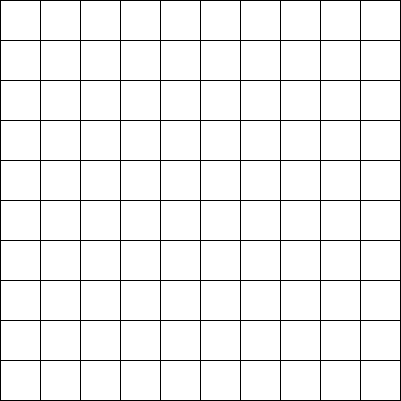
Frame 1 (no input)
Frame 60 (the mouse pressed at the canvas centre just before this capture): identical to frame 1, image omitted
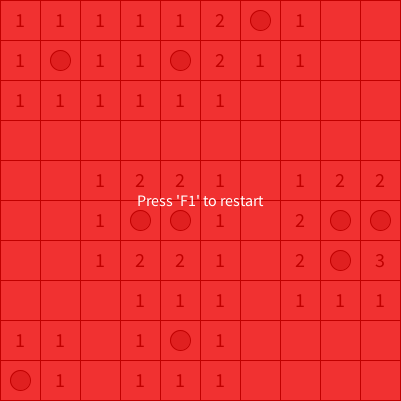
Frame 120 (the mouse held since frame 60 and released just before this capture)

The Processing sketch that drew these frames (run headless with seeded random() and noise(); from frame 60 on, the mouse is pressed at the canvas centre):

// Processing sketch: Minesweeper
// ── Minesweeper.pde
static final int GRID_SIZE = 10;
static final int BEE_COUNT = 10;

Cell[][] grid = new Cell[GRID_SIZE][GRID_SIZE];
boolean boom = false;

void newBoard() {
  IntList beeGenerator = new IntList();
  for (int i = 0; i < GRID_SIZE * GRID_SIZE; i++) {
    beeGenerator.append(i);
  }
  beeGenerator.shuffle();

  for (int i = 0; i < GRID_SIZE; i++) {
    for (int j = 0; j < GRID_SIZE; j++) {
      int off = i * GRID_SIZE + j;

      boolean bee = false;
      for (int k = 0; k < BEE_COUNT; k++) {
        bee |= (beeGenerator.get(k) == off);
      }

      grid[i][j] = new Cell(i, j, bee);
    }
  }

  for (int i = 0; i < GRID_SIZE; i++) {
    for (int j = 0; j < GRID_SIZE; j++) {
      grid[i][j].countNeighboorBees();
    }
  }

  /*  
   for (int i = 0; i < GRID_SIZE; i++) {
   for (int j = 0; j < GRID_SIZE; j++) {
   grid[i][j].revealed = true;
   }
   }
   */

  boom = false;
}

void setup() {
  size(401, 401);
  newBoard();
}

void draw() {
  boolean isAllRevealed = true;
  for (int i = 0; i < GRID_SIZE; i++) {
    for (int j = 0; j < GRID_SIZE; j++) {
      isAllRevealed &= grid[i][j].revealed;
    }
  }

  for (int i = 0; i < GRID_SIZE; i++) {
    for (int j = 0; j < GRID_SIZE; j++) {
      grid[i][j].show();
    }
  }

  if (isAllRevealed) {
    noStroke();
    if (boom) {
      fill(255, 0, 0, 192);
    } else {
      fill(255, 192);
    }
    rect(0, 0, width, height);
    if (boom) {
      fill(255);
    } else {
      fill(0);
    }
    textSize(16);
    text("Press 'F1' to restart", width / 2, height / 2);
  }
}

void mousePressed() {
  int i = floor(map(mouseY, 0, width - 1, 0, GRID_SIZE));
  int j = floor(map(mouseX, 0, width - 1, 0, GRID_SIZE));

  grid[i][j].reveal();

  if (mouseButton == LEFT && !grid[i][j].bee) {
    return;
  }

  if (mouseButton == RIGHT && grid[i][j].bee) {
    return;
  }

  for (i = 0; i < GRID_SIZE; i++) {
    for (j = 0; j < GRID_SIZE; j++) {
      grid[i][j].revealed = true;
    }
  }

  boom = true;
}

void keyPressed() {
  if (key == CODED && keyCode == 112) { //KeyEvent.VK_F1) {
    newBoard();
  }
}

// ── Cell.pde
class Cell {
  int row;
  int col;
  boolean bee;
  int neighboorBees;
  boolean revealed;
  
  Cell(int row, int col, boolean bee) {
    this.row = row;
    this.col = col;
    this.bee = bee;
    this.neighboorBees = 0;
    this.revealed = false;
  }

  void countNeighboorBees() {
    this.neighboorBees = 0;

    if (this.bee) {
      return;
    }

    for (int i = -1; i <= 1; i++) {
      for (int j = -1; j <= 1; j++) {
        int a = this.row + i;
        int b = this.col + j;
        if (a >= 0 && a < GRID_SIZE && b >= 0 && b < GRID_SIZE) {
          if (grid[a][b].bee) {
            this.neighboorBees++;
          }
        }
      }
    }
  }

  void reveal() {
    if (this.revealed) {
      return;
    }

    this.revealed = true;

    if (this.bee || this.neighboorBees > 0) {
      return;
    }

    for (int i = -1; i <= 1; i++) {
      for (int j = -1; j <= 1; j++) {
        int a = this.row + i;
        int b = this.col + j;
        if (a >= 0 && a < GRID_SIZE && b >= 0 && b < GRID_SIZE) {
          grid[a][b].reveal();
        }
      }
    }
  }

  void show() {
    float x = map(col, 0, GRID_SIZE, 0, width - 1);
    float y = map(row, 0, GRID_SIZE, 0, height - 1);
    float w = width / GRID_SIZE;
    float h = height / GRID_SIZE;

    textAlign(CENTER, CENTER);
    textSize(width / GRID_SIZE / 2);

    if (this.revealed) {
      if (this.bee) {
        fill(200);
        stroke(0);
        rect(x, y, w, h);
        fill(128);
        stroke(0);
        ellipse(x + w * 0.5, y + h * 0.5, w * 0.5, h * 0.5);
      } else {
        fill(200);
        stroke(0);
        rect(x, y, w, h);
        if (this.neighboorBees > 0) {
          fill(0);
          text(this.neighboorBees, x +  w * 0.5, y + h * 0.5);
        }
      }
    } else {
      fill(255);
      stroke(0);
      rect(x, y, w, h);
    }
  }
}
